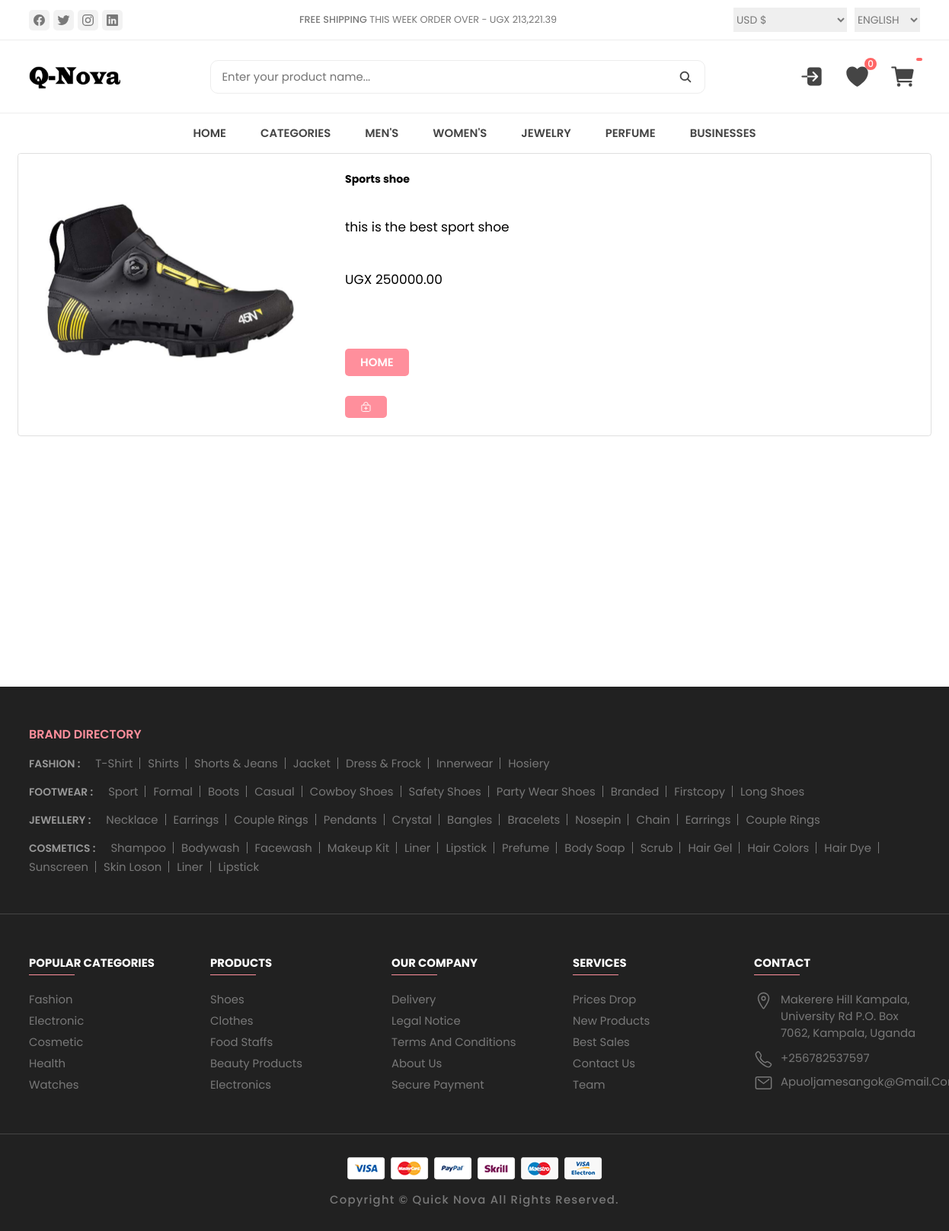
Page /produk/12 on the committed database.
### home/models.py (models this page shows, shortened)
class Produk(models.Model):
    name=models.CharField(max_length=200)
    price=models.DecimalField(default=0,decimal_places=2, max_digits=16)
    Category=models.ForeignKey(Category, on_delete=models.CASCADE, default=1)
    description=models.CharField(max_length=500, default='', blank=True, null=True)
    image1=models.ImageField(upload_to='uploads/produks/')
    image2=models.ImageField(upload_to='uploads/produks/', blank=True, null=True)
    is_sale = models.BooleanField(default=False)
    sale_price = models.DecimalField(default=0,decimal_places=2, max_digits=16)
    digital=models.BooleanField(default=False, null=True, blank=False)

### home/views.py (the view)
# urls.py: path('produk/<int:pk>', views.produk, name='produk'),
def produk(request,pk):
      produk = Produk.objects.filter(id=pk).first()
      return render(request, 'bproduks.html',{'produk':produk})

### templates/bproduks.html
{% extends 'base.html'%}
{% block content%}
<div class="product" style="margin: 0 auto; max-width: 1200px;">
  <div style="max-width: 1400px; margin-bottom: 1rem; border: 1px solid rgba(0,0,0,.125); border-radius: .25rem; overflow: hidden;">
    <div style="display: flex; flex-wrap: nowrap;">
      <div style="flex: 0 0 auto; width: 33.333333%;">
        <img src="{{produk.image1.url}}" style="width: 100%; height: auto; border-top-left-radius: calc(.25rem - 1px); border-bottom-left-radius: calc(.25rem - 1px);" alt="produks Image">
      </div>
      <div style="flex: 1 1 auto; padding: .375rem .75rem;">
        <div style="padding: 1rem;">
            <center style="text-align: justify;">
                <h5 style="margin-top: 0; margin-bottom: .75rem;"><b>{{produk.name}}</b></h5><br/>
                <p style="margin-top: 0; margin-bottom: 1rem;">{{produk.description}}</p><br/>
                {%if produk.is_sale%}
                  <div class="price-box">
                    <p class="price">UGX {{produk.sale_price}}</p>
                  </div>
                {%else%}
                UGX {{ produk.price}}
                <br/>
                {%endif%}
                <br/><br/><br/>
                <a href="{% url 'Home'%}" class="banner-btn">Home</a><br/>
                <button data-product={{produk.id}} data-action="add" type="button" class="banner-btn update-cart" value="{{ produk.id }}"><ion-icon name="bag-add-outline"></ion-icon></button>
            </center>
        </div>
      </div>
    </div>
  </div>
</div>
<br/><br/><br/><br/><br/><br/><br/><br/><br/><br/><br/><br/>
{% endblock%}

### static/assets/css/style-prefix.css (style rules this page uses)
:root { --spanish-gray: hsl(0, 0%, 60%); --sonic-silver: hsl(0, 0%, 47%); --eerie-black: hsl(0, 0%, 13%); --salmon-pink: hsl(353, 100%, 78%); --sandy-brown: hsl(29, 90%, 65%); --bittersweet: hsl(0, 100%, 70%); --ocean-green: hsl(152, 51%, 52%); --davys-gray: hsl(0, 0%, 33%); --cultured: hsl(0, 0%, 93%); --white: hsl(0, 100%, 100%); --onyx: hsl(0, 0%, 27%); --fs-1: 1.563rem; --fs-2: 1.375rem; --fs-3: 1.25rem; --fs-4: 1.125rem; --fs-5: 1rem; --fs-6: 0.938rem; --fs-7: 0.875rem; --fs-8: 0.813rem; --fs-9: 0.75rem; --fs-10: 0.688rem; --fs-11: 0.625rem; --weight-300: 300; --weight-400: 400; --weight-500: 500; --weight-600: 600; --weight-700: 700; --border-radius-md: 10px; --border-radius-sm: 5px; --transition-timing: 0.2s ease; }
*, *::before, *::after { margin: 0; padding: 0; -webkit-box-sizing: border-box; box-sizing: border-box; }
button { background: none; font: inherit; border: none; cursor: pointer; }
html { font-family: "Poppins", sans-serif; -ms-scroll-chaining: none; overscroll-behavior: contain; }
body { background: var(--white); }
.banner-btn { background: var(--salmon-pink); color: var(--white); width: -webkit-max-content; width: -moz-max-content; width: max-content; font-size: var(--fs-11); font-weight: var(--weight-600); text-transform: uppercase; padding: 4px 10px; -webkit-border-radius: var(--border-radius-sm); border-radius: var(--border-radius-sm); -webkit-transition: var(--transition-timing); -o-transition: var(--transition-timing); transition: var(--transition-timing); }
@media (min-width: 480px) { :root { --fs-1: 1.875rem; } }
@media (min-width: 480px) { .banner-btn { padding: 7px 20px; } }
@media (min-width: 768px) { :root { --fs-1: 2.375rem; } }
@media (min-width: 768px) { html { font-size: 17px; } }
@media (min-width: 768px) { .banner-btn { --fs-11: 0.75rem; } }
@media (min-width: 1024px) { :root { --fs-1: 2.625rem; --fs-2: 1.125rem; } }
@media (min-width: 1024px) { .banner-btn { --fs-11: 0.875rem; } }

### rows in the picture
Produk: image1 (picture), name "Sports shoe", description "this is the best sport shoe", sale_price "250000.00"
